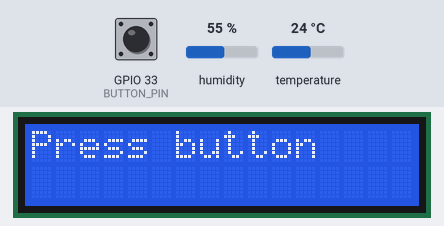
Simulated run of this sketch. Board: ESP32. Shown: 16×2 character LCD. Inputs (shaded band) come from the test bench; at power-on: GPIO 33 (BUTTON_PIN) LOW, humidity 55 %, temperature 24 °C.

Above: at 1.2 s.
1.3 s: GPIO 33 (BUTTON_PIN) pulled HIGH for 0.15 s
At 2.0 s:
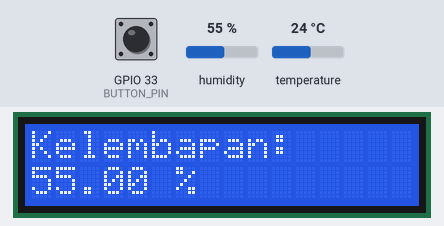
2.9 s: GPIO 33 (BUTTON_PIN) pulled HIGH for 1 s
At 4.0 s:
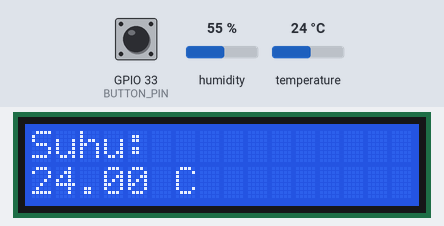
5.4 s: GPIO 33 (BUTTON_PIN) pulled HIGH for 0.15 s
At 6.1 s:
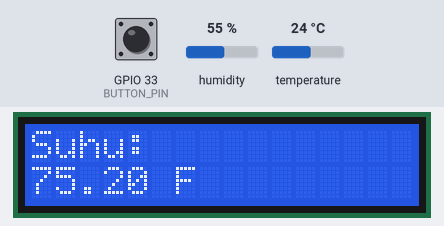
7.0 s: GPIO 33 (BUTTON_PIN) pulled HIGH for 3.2 s
At 7.4 s:
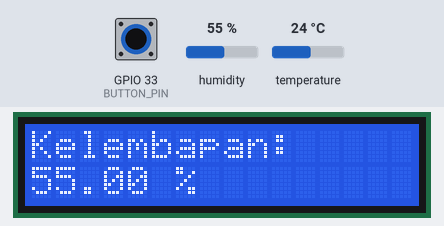
Timing chart, 0 to 10.0 s (numbered marks = the images above; inputs shaded):
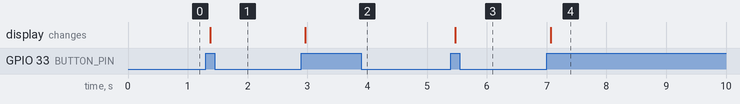

The sketch:

Tugas2_Soal1.ino
```cpp
/*
Gunakan sensor DHT untuk membaca suhu dan kelembapan, dan
tampilkan hasilnya ke LCD menggunakan button dengan kondisi:
Jika button ditekan sekali, LCD akan menampilkan kelembapan
Jika button ditekan kedua kali, LCD akan menampilkan suhu
dalam celcius
Jika Button ditekan ketiga kali, LCD akan menampilkan suhu
dalam fahrenheit
*/

#include <DHT.h>
#include <Wire.h>
#include <LiquidCrystal_I2C.h>

// Konfigurasi DHT
#define DHTPIN 13      // Pin data dari sensor DHT
#define DHTTYPE DHT22 // Atau DHT22, sesuaikan dengan jenis sensor

DHT dht(DHTPIN, DHTTYPE);

// Konfigurasi LCD
LiquidCrystal_I2C lcd(0x27, 16, 2); // Alamat I2C LCD bisa bervariasi, sesuaikan jika perlu

// Konfigurasi Button
#define BUTTON_PIN 33 // Pin tombol
int buttonState;
int lastButtonState = LOW;
unsigned long lastDebounceTime = 0;
unsigned long debounceDelay = 50;

// Variabel untuk menyimpan kondisi tampilan
int displayMode = 0;

void setup() {
  // Inisialisasi sensor DHT
  dht.begin();

  // Inisialisasi LCD
  lcd.init();
  lcd.backlight();

  // Inisialisasi tombol
  pinMode(BUTTON_PIN, INPUT);

  // Tampilan awal di LCD
  lcd.setCursor(0, 0);
  lcd.print("Press button");
}

void loop() {
  // Debouncing tombol
  int reading = digitalRead(BUTTON_PIN);
  if (reading != lastButtonState) {
    lastDebounceTime = millis();
  }

  if ((millis() - lastDebounceTime) > debounceDelay) {
    if (reading != buttonState) {
      buttonState = reading;

      // Jika tombol ditekan
      if (buttonState == HIGH) {
        displayMode = (displayMode + 1) % 3; // Mode display berubah: 0, 1, 2
        tampilkanData(displayMode);
      }
    }
  }

  lastButtonState = reading;
}

void tampilkanData(int mode) {
  float humidity = dht.readHumidity();
  float tempC = dht.readTemperature();
  float tempF = dht.readTemperature(true);

  lcd.clear();

  if (mode == 0) {
    // Tampilkan kelembapan
    lcd.setCursor(0, 0);
    lcd.print("Suhu:");
    lcd.setCursor(0, 1);
    lcd.print(tempF);
    lcd.print(" F");

  } else if (mode == 1) {
    // Tampilkan suhu dalam Celsius
    lcd.setCursor(0, 0);
    lcd.print("Kelembapan:");
    lcd.setCursor(0, 1);
    lcd.print(humidity);
    lcd.print(" %");
  } else if (mode == 2) {
    // Tampilkan suhu dalam Fahrenheit


     lcd.setCursor(0, 0);
    lcd.print("Suhu:");
    lcd.setCursor(0, 1);
    lcd.print(tempC);
    lcd.print(" C");
  }
}
```

Measured:
- after the input at 1.3 s, the display: changes after 0.08 s (image 1)
- after the input at 2.9 s, the display: changes after 0.07 s (image 2)
- after the input at 5.4 s, the display: changes after 0.07 s (image 3)
- after the input at 7.0 s, the display: changes after 0.07 s (image 4)
